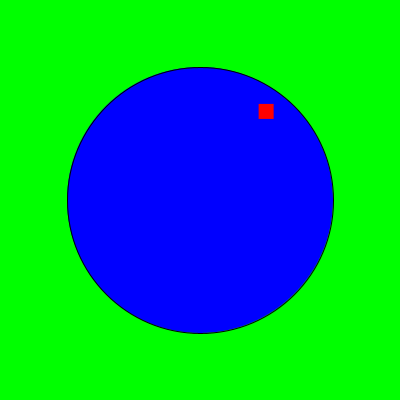
Frame 1 (no input)
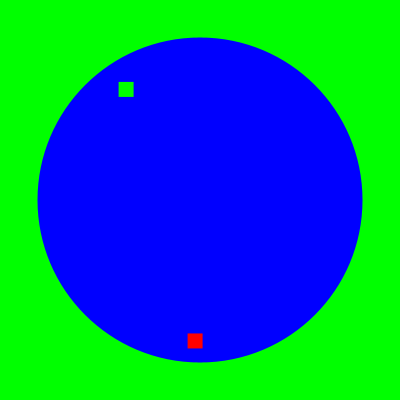
Frame 60 (the mouse pressed at the canvas centre just before this capture)
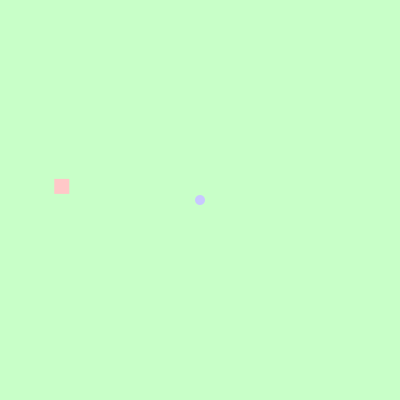
Frame 120 (the mouse held since frame 60 and released just before this capture)

The Processing sketch that drew these frames (run headless with seeded random() and noise(); from frame 60 on, the mouse is pressed at the canvas centre):

// Processing sketch: processing_109309
// ── processing_109309.pde

//Homework 4
//Copyright William Aldrich, Pittsburgh, PA, September 10 2013

float x,y,wd,ht,n;

void setup(){
  size(400,400);
  n = 255;
  frameRate(10);
}

void draw(){
  n = n+1;
  background(mouseY,255,mouseX);
  if(mousePressed){
    n = 0;
    x = 0;
    y = 0;
  }
  fill(mouseX,mouseY,255);
  ellipse(200+x,200+y,10+n,10+n);
  if(key == CODED){
    if(keyCode == UP){
      y = y - 5;
    }
    else if (keyCode == DOWN){
      y = y + 5;
    }
    else if(keyCode == LEFT){
      x = x - 5;
    }
    else if(keyCode == RIGHT){
      x = x + 5;
    }
  }
  noStroke();
  fill(255,mouseX,mouseY);
  rect(random(400),random(400),15,15);
  fill(mouseX,255,mouseY);
  rect(random(400),random(400),15,15);
}
